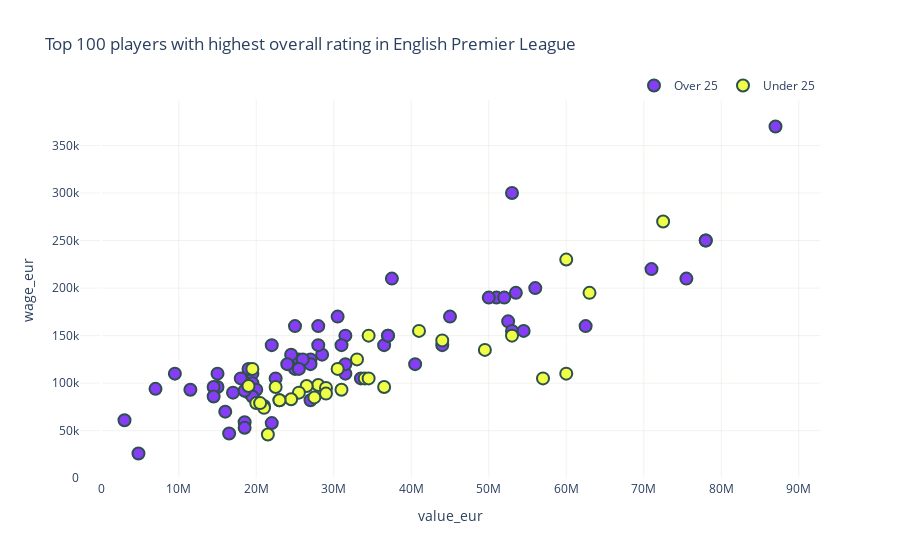

Here is the notebook cell this chart was saved with:
### Code cell
#importing data
data = pd.read_csv('archive/players_21.csv')

#data cleaning
nonusefulcolumns = ['sofifa_id','player_url','league_rank']
nonusefulattributes = data.loc[:,'player_traits':]

data.drop(nonusefulcolumns, axis=1, inplace=True)
data.drop(nonusefulattributes, axis=1, inplace=True)
data['isOver25'] = data['age']>25
data['isOver25text'] = data['age'].map(lambda x:"Over 25" if x > 25 else "Under 25")

plot_df = data[data['league_name'] == league].sort_values('overall',ascending = False).head(100)
plot_df = plot_df.loc[plot_df['club_name'].isin(club), :]
fig1 = px.scatter(data_frame  = plot_df, x="value_eur", y="wage_eur",color="isOver25text",
                  color_discrete_sequence=['#853df6','#efff45'],
                  hover_name ='short_name',hover_data=['age','club_name','overall','potential','player_positions'],
                  labels={'True': "Over 25", 'False': "Under 25"},
                  title = ('Top 100 players with highest overall rating in '+league))    
fig1.update_layout(
    legend=dict(title = dict(text =""),
                orientation="h",
                yanchor="bottom",
                y=1,
                xanchor="right",
                x=1),
    
    plot_bgcolor = 'rgba(0, 0, 0, 0)',
    paper_bgcolor = 'rgba(0, 0, 0, 0)',
    xaxis = dict(gridcolor= "#e5e6dc",gridwidth= 0.5),
    yaxis = dict(tickcolor= "#e5e6dc",tickwidth= 5,
                 gridcolor= "#e5e6dc",gridwidth= 0.5)
    )  
fig1.update_traces(marker=dict(size=12,
                              line=dict(width=2,
                                        color='DarkSlateGrey')))

### Figure 1 — Plotly figure (JSON) as saved in the notebook; plotly's stock layout.template omitted (floating-point values rounded to 4 significant figures; data arrays with more than 128 entries replaced by an {"elided": "..."} marker saying what was removed)
{"data": [{"customdata": {"elided": "67x5 mixed values"}, "hovertemplate": "<b>%{hovertext}</b><br><br>isOver25text=Over 25<br>value_eur=%{x}<br>wage_eur=%{y}<br>age=%{customdata[0]}<br>club_name=%{customdata[1]}<br>overall=%{customdata[2]}<br>potential=%{customdata[3]}<br>player_positions=%{customdata[4]}<extra></extra>", "hovertext": ["K. De Bruyne", "Alisson", "S. Mané", "M. Salah", "V. van Dijk", "S. Agüero", "Ederson", "H. Kane", "N. Kanté", "Roberto Firmino", "H. Son", "P. Aubameyang", "H. Lloris", "A. Robertson", "Fabinho", "A. Laporte", "De Gea", "J. Vardy", "P. Pogba", "J. Henderson", "R. Mahrez", "Thiago", "K. Walker", "T. Alderweireld", "G. Wijnaldum", "Thiago Silva", "H. Ziyech", "Ricardo Pereira", "B. Leno", "K. Schmeichel", "R. Jiménez", "Azpilicueta", "Rui Patrício", "Fernandinho", "L. Digne", "João Moutinho", "M. Dúbravka", "Jorginho", "Lucas Moura", "Allan", "W. Zaha", "A. Lacazette", "I. Gündoğan", "G. Bale", "J. Matip", "João Cancelo", "M. Kovačić", "J. Rodríguez", "Rodrigo", "Willian", "M. Özil", "N. Pope", "H. Maguire", "A. Areola", "Jonny", "Felipe Anderson", "M. Doherty", "X. Shaqiri", "Marcos Alonso", "L. Fabiański", "Fred", "S. Haller", "A. Rüdiger", "J. Pickford", "B. Ivanović", "B. Davies", "J. Milner"], "legendgroup": "Over 25", "marker": {"color": "#853df6", "line": {"color": "DarkSlateGrey", "width": 2}, "size": 12, "symbol": "circle"}, "mode": "markers", "name": "Over 25", "orientation": "v", "showlegend": true, "type": "scatter", "x": [87000000, 62500000, 78000000, 78000000, 75500000, 53000000, 53500000, 71000000, 51000000, 52000000, 52500000, 45000000, 27000000, 53000000, 54500000, 56000000, 31500000, 28000000, 50000000, 36500000, 37500000, 37000000, 30500000, 28500000, 37000000, 11500000, 44000000, 40500000, 33500000, 17000000, 31000000, 24500000, 19000000, 9500000, 31500000, 15000000, 16500000, 25500000, 27000000, 25000000, 27000000, 26000000, 25000000, 24500000, 25500000, 28000000, 31500000, 22500000, 22000000, 19500000, 19500000, 18500000, 24000000, 20000000, 19500000, 18500000, 15000000, 18000000, 14500000, 4800000, 19000000, 22000000, 18500000, 16000000, 3000000, 14500000, 7000000], "xaxis": "x", "y": [370000, 160000, 250000, 250000, 210000, 300000, 195000, 220000, 190000, 190000, 165000, 170000, 125000, 155000, 155000, 200000, 150000, 160000, 190000, 140000, 210000, 150000, 170000, 130000, 150000, 93000, 140000, 120000, 105000, 90000, 140000, 120000, 90000, 110000, 110000, 110000, 47000, 125000, 120000, 115000, 82000, 125000, 160000, 130000, 115000, 140000, 120000, 105000, 140000, 110000, 100000, 59000, 120000, 93000, 86000, 53000, 96000, 105000, 96000, 26000, 115000, 58000, 92000, 70000, 61000, 86000, 94000], "yaxis": "y"}, {"customdata": {"elided": "33x5 mixed values"}, "hovertemplate": "<b>%{hovertext}</b><br><br>isOver25text=Under 25<br>value_eur=%{x}<br>wage_eur=%{y}<br>age=%{customdata[0]}<br>club_name=%{customdata[1]}<br>overall=%{customdata[2]}<br>potential=%{customdata[3]}<br>player_positions=%{customdata[4]}<extra></extra>", "hovertext": ["R. Sterling", "Bernardo Silva", "Bruno Fernandes", "T. Alexander-Arnold", "K. Havertz", "Rodri", "T. Werner", "M. Rashford", "W. Ndidi", "A. Martial", "Gabriel Jesus", "D. van de Beek", "D. Alli", "A. Wan-Bissaka", "S. Bergwijn", "J. Gomez", "N. Pépé", "Reguilón", "Kepa", "G. Lo Celso", "Rúben Neves", "L. Shaw", "D. Sánchez", "J. Maddison", "Ferran Torres", "Richarlison", "C. Pulisic", "Y. Tielemans", "T. Souček", "N. Keïta", "L. Torreira", "B. Chilwell", "B. Mendy"], "legendgroup": "Under 25", "marker": {"color": "#efff45", "line": {"color": "DarkSlateGrey", "width": 2}, "size": 12, "symbol": "circle"}, "mode": "markers", "name": "Under 25", "orientation": "v", "showlegend": true, "type": "scatter", "x": [72500000, 60000000, 63000000, 60000000, 57000000, 44000000, 49500000, 53000000, 36500000, 41000000, 34500000, 33000000, 34000000, 30500000, 34500000, 31000000, 28000000, 27500000, 21000000, 29000000, 29000000, 19000000, 20000000, 23000000, 26500000, 25500000, 24500000, 23000000, 21500000, 22500000, 21000000, 20500000, 19500000], "xaxis": "x", "y": [270000, 230000, 195000, 110000, 105000, 145000, 135000, 150000, 96000, 155000, 150000, 125000, 105000, 115000, 105000, 93000, 98000, 85000, 76000, 95000, 89000, 97000, 79000, 82000, 97000, 90000, 83000, 82000, 46000, 96000, 74000, 79000, 115000], "yaxis": "y"}], "layout": {"legend": {"orientation": "h", "title": {"text": ""}, "tracegroupgap": 0, "x": 1, "xanchor": "right", "y": 1, "yanchor": "bottom"}, "paper_bgcolor": "rgba(0, 0, 0, 0)", "plot_bgcolor": "rgba(0, 0, 0, 0)", "title": {"text": "Top 100 players with highest overall rating in English Premier League"}, "xaxis": {"anchor": "y", "domain": [0, 1], "gridcolor": "#e5e6dc", "gridwidth": 0.5, "title": {"text": "value_eur"}}, "yaxis": {"anchor": "x", "domain": [0, 1], "gridcolor": "#e5e6dc", "gridwidth": 0.5, "tickcolor": "#e5e6dc", "tickwidth": 5, "title": {"text": "wage_eur"}}}}
